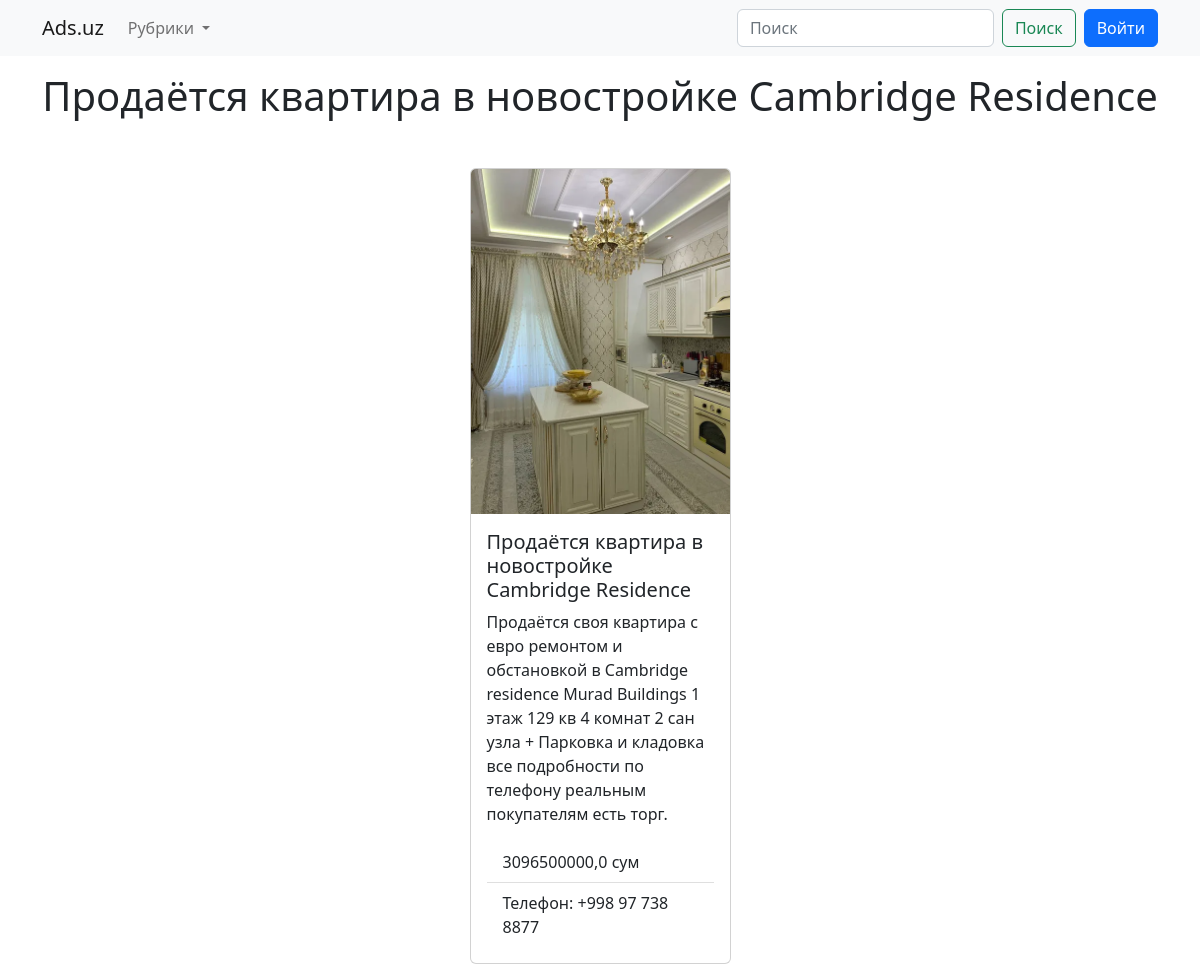
Screenshot of /product-detail/1/ with the database file from the repository.
### main_app/models.py (models this page shows, shortened)
class Product(models.Model):
    title = models.CharField(max_length=100, verbose_name="Заголовок")
    content = models.TextField(null=True, blank=True, verbose_name="Описания товара")
    preview = models.ImageField(upload_to="product-images", verbose_name="Фото товара")
    price = models.FloatField(null=True, blank=True, verbose_name="Цена товара")
    published = models.DateTimeField(auto_now_add=True,
                                     db_index=True, verbose_name="Дата объявления")
    contact_data = models.CharField(max_length=50, verbose_name="Номер телефона")
    category = models.ForeignKey("Category", null=True,
                                 on_delete=models.PROTECT, verbose_name="Рубрика")
    author = models.ForeignKey(CustomerUser, on_delete=models.CASCADE,
                               verbose_name="Автор", default=1)
    class Meta:
        verbose_name = "Объявления"
        verbose_name_plural = "Объявлении"

### main_app/views.py (the view)
# urls.py: path("product-detail/<int:pk>/", views.ProductDetailView.as_view(), name="product_detail"),
class ProductDetailView(DetailView):
    template_name = "main_app/product_detail.html"
    context_object_name = "product"
    def get_queryset(self):
        return Product.objects.filter(pk=self.kwargs["pk"])
    def get_context_data(self, **kwargs):
        context = super().get_context_data(**kwargs)
        context["title"] = self.object.title
        context["header"] = self.object.title
        context = context | base_context()
        return context

### main_app/views.py (called while the page is built)
def base_context():
    return {
        "categories": Category.objects.all(),
    }

### main_app/templates/main_app/product_detail.html (shortened to what this page needs)
{% extends 'base.html' %}
{% block main %}
<div class="container">
    <div class="row justify-content-center">
        <div class="col-3">
            <div class="card">
                <img src="{{ product.preview.url }}" class="card-img-top" alt="...">
                <div class="card-body">
                    <h5 class="card-title">{{ product.title }}</h5>
                    <p class="card-text">{{ product.content }}</p>
                    <ul class="list-group list-group-flush">
                        <li class="list-group-item">{{ product.price }} сум</li>
                        <li class="list-group-item">Телефон: {{ product.contact_data }}</li>
                    </ul>
                </div>
            </div>
        </div>
    </div>
{% endblock main %}

### main_app/templates/base.html (shortened to what this page needs)
<!DOCTYPE html>
<html lang="ru">
<head>
    <link rel="stylesheet" href="https://cdn.jsdelivr.net/npm/bootstrap@5.2.2/dist/css/bootstrap.min.css">
</head>
<body>
    {% include 'components/_nav.html' %}
    <h1 class="text-center mt-3 mb-5">{{ header }}</h1>
    {% block main %} {% endblock main %}
</body>
</html>

### rows the page displays
Product: title "Продаётся квартира в новостройке Cambridge Residence", preview (picture), content "Продаётся своя квартира с евро ремонтом и обстановкой в Cambridge residence Murad Buildings 1 этаж 129 кв 4 комнат 2 сан узла + Парковка и кладовка все подробности по телефону реальным покупателям есть торг.", price "3096500000,0", contact_data "+998 97 738 8877"
